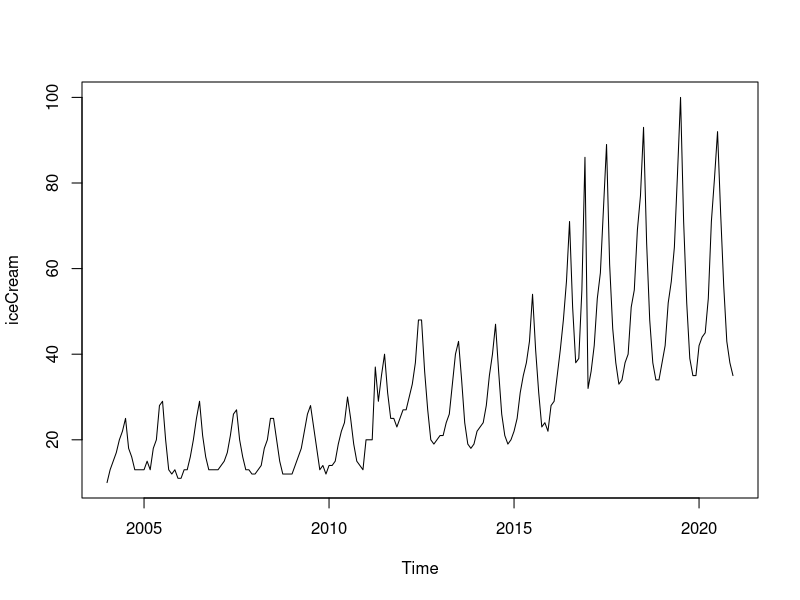
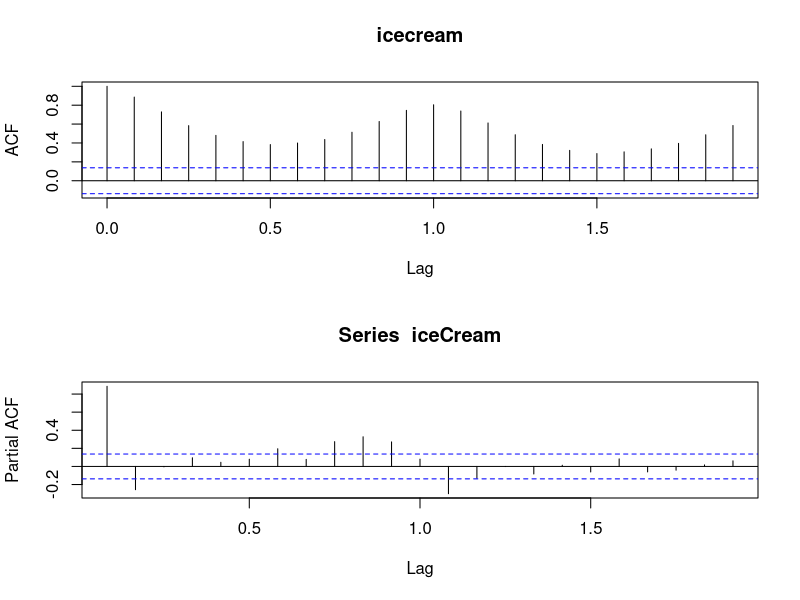
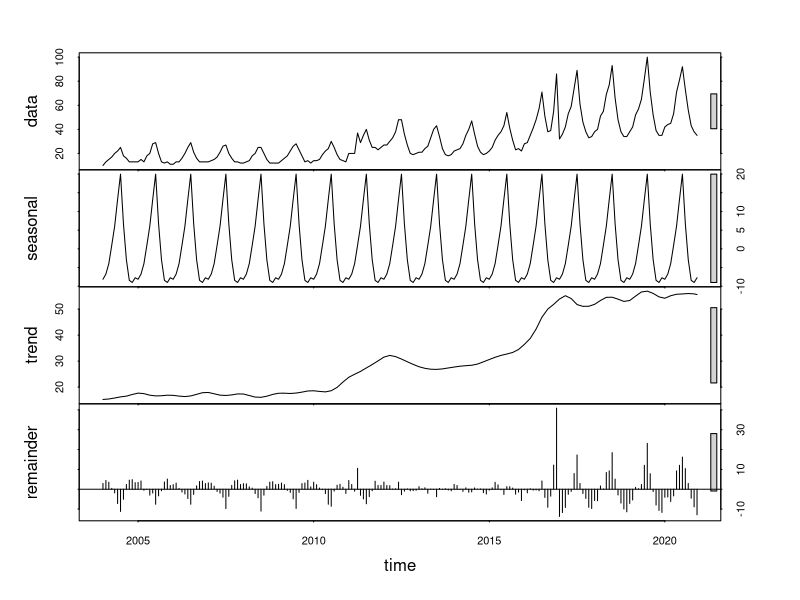
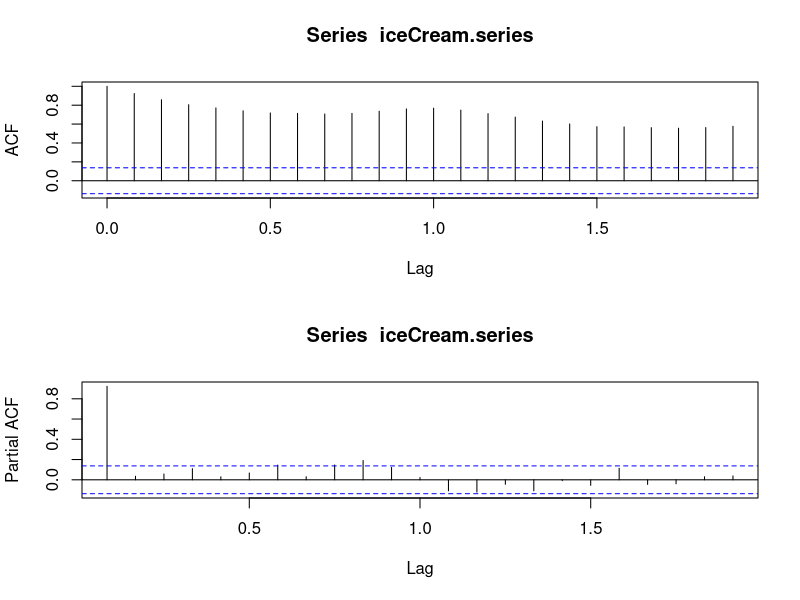

Source code (R) for these figures, in order: (Note: this script raises an error after producing the figures.)

# Analyze Ice Cream Search Interest in United States from (Jan-2004 -- April 2021),
# Data used after December, 2020 will be used to compare to the prediction results

library(readr)
library(MASS)

fullData <- read_csv("iceCreamData.csv",col_types = cols(Month = col_date(format = "%Y-%m")))

iceCream <- ts(fullData[1:204, 2], freq=12, start=c(2004, 1))
iceCream.full <- ts(fullData[, 2], freq=12, start=c(2004, 1))
ts.plot(iceCream)

# Plotting acf and pacf before data manipulation
par(mfrow=c(2,1))
acf(iceCream)
pacf(iceCream)

# Decomposing series
iceCream.stl <- stl(iceCream[, 1], "periodic")
iceCream.full.stl <- stl(iceCream.full[, 1], "periodic")


plot(iceCream.stl)

# Removing Seasonality
iceCream.series <- iceCream.stl$time.series[,2] + iceCream.stl$time.series[, 3]

# Plotting acf and pacf after removing seasonality
par(mfrow=c(2,1))
acf(iceCream.series)
pacf(iceCream.series)

# Determining best ARIMA Model for the Time Series by comparing AIC values

aicMatrix <- matrix(nrow = 5, ncol = 5)
for (r in 1:5) {
  for (l in 1:5) {
    #print(paste("(",r,",",l,")"))
    aicMatrix[r,l] <- AIC(arima(iceCream.series, order=c(r,0,l)))
    #print(aicMatrix[r,l]) 
  }
}

aicTable <- as.table(aicMatrix)
colnames(aicTable) <- c(1,2,3,4,5)
rownames(aicTable) <- c(1,2,3,4,5)
aicTable

# We will use ARIMA(2,0,4) because that gave us the lowest AIC
iceCream.series.arma1 <- arima(iceCream.series, order=c(2,0,4))

# Prediction of the series
iceCream.pred <- predict(iceCream.series.arma1, n.ahead = 4)

# Actual Data
iceCream.future <- ts(fullData[205:208,2], frequency = 12, start = c(2021,1))
# Seasonality of actual data
iceCream.future.seasonality <- iceCream.full.stl$time.series[205:208,1]

# Final prediction data
finalPred <- iceCream.pred$pred + iceCream.pred$se
# Deseasonalized actual data
ActualDeseasonalized <- iceCream.future - iceCream.future.seasonality

finalPred
ActualDeseasonalized
